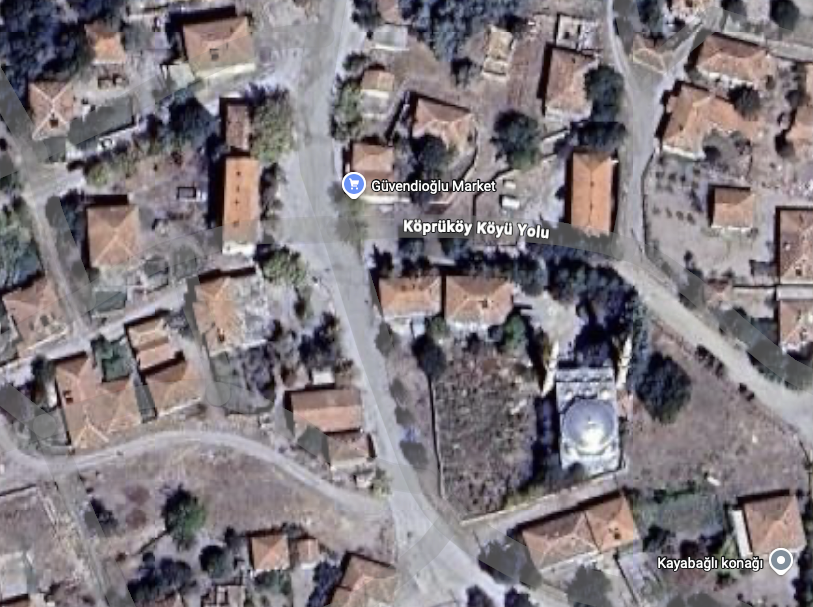
#> input picture docs/reference/01-harita-merkez-guvendioglu-market.png, 813 x 607 px, found by its file name
$ python trace_roofs.py docs/reference/01-harita-merkez-guvendioglu-market.png
#> lines starting #> are read from the running program, lines starting #| are printed output that depends on the picture; after the words box and inside, x2 and y2 are one past the last pixel; in counts of white or black regions, pixels touching at a corner belong together
"""Detect tile roofs in the satellite screenshot docs/reference/01 and print them as the TRACED table
used by src/village_layout.js (image pixels: centre, size, long-axis angle).

    python3 tools/trace_roofs.py docs/reference/01-harita-merkez-guvendioglu-market.png

Red/brown roof pixels are thresholded, cleaned with morphological opening/closing, labelled, and each blob
is fitted with a PCA-oriented rectangle (2nd..98th percentile extents). Flat white roofs are not detected
and were added by hand.
"""
import sys, math, json
import numpy as np
from PIL import Image
from scipy import ndimage

path = sys.argv[1] if len(sys.argv) > 1 else 'docs/reference/01-harita-merkez-guvendioglu-market.png'
im = Image.open(path).convert('RGB')
a = np.asarray(im).astype(float); r, g, b = a[..., 0], a[..., 1], a[..., 2]
#> after `r, g, b = (a[..., 0], a[..., 1], a[..., 2])`:
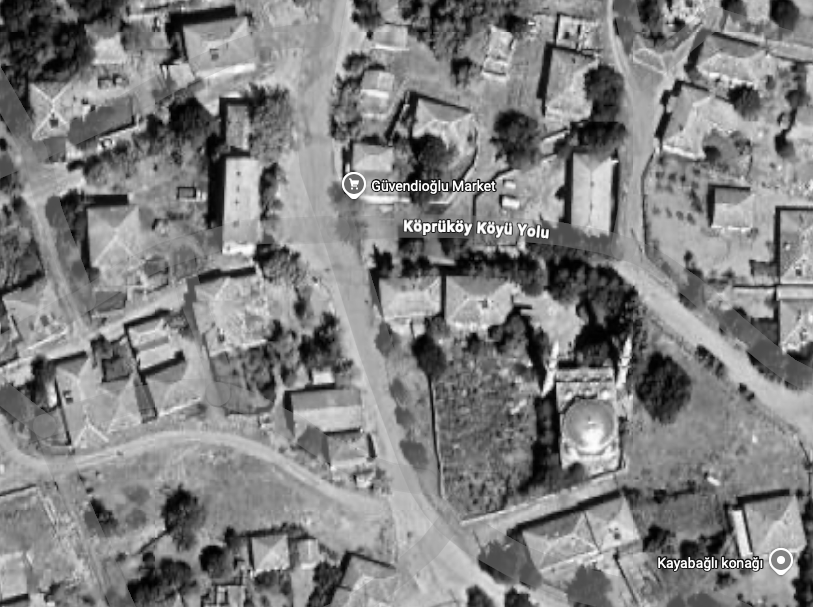
#> r: shape (607, 813) float64; min 0, max 255, mean 128.5
#> after `r, g, b = (a[..., 0], a[..., 1], a[..., 2])`:
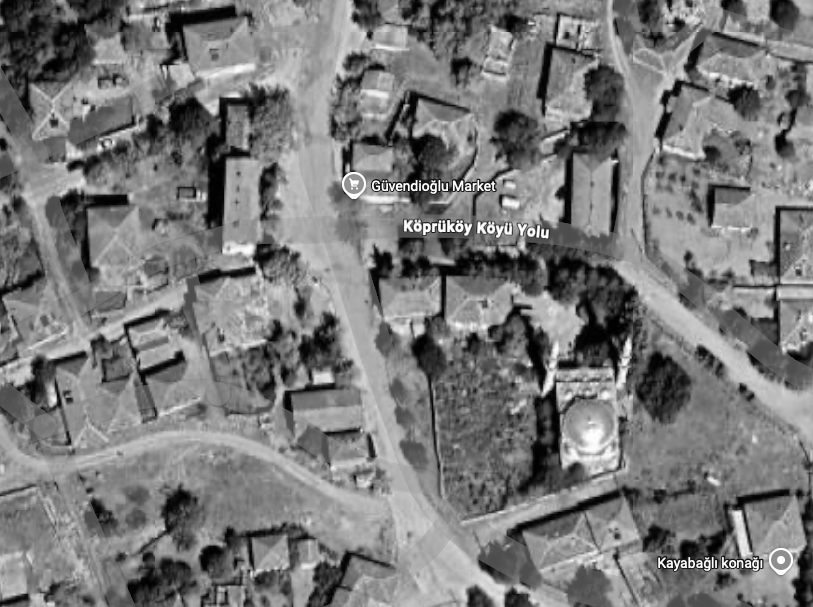
#> g: shape (607, 813) float64; min 0, max 255, mean 121.8
#> after `r, g, b = (a[..., 0], a[..., 1], a[..., 2])`:
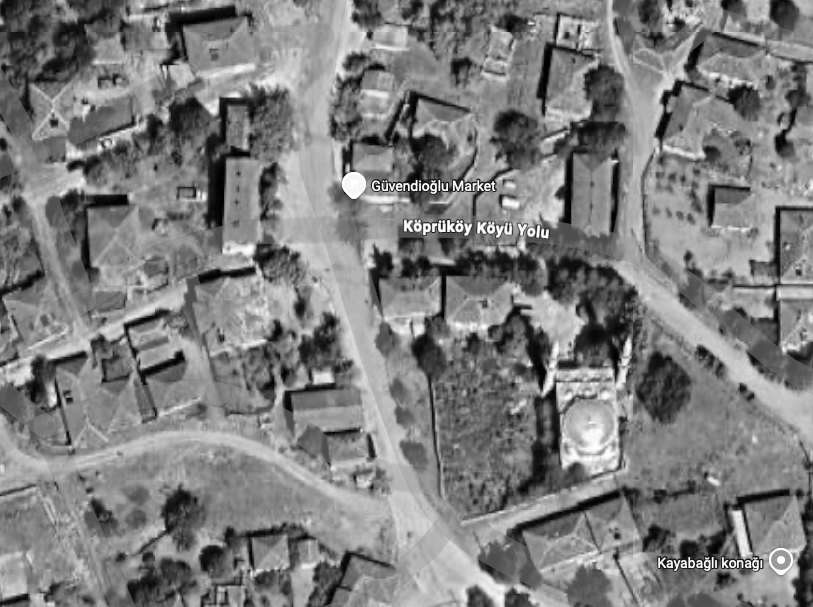
#> b: shape (607, 813) float64; min 0, max 255, mean 126.3
roof = (r > 95) & (r - g > 16) & (r - b > 16) & ((r - g) + (r - b) > 40)
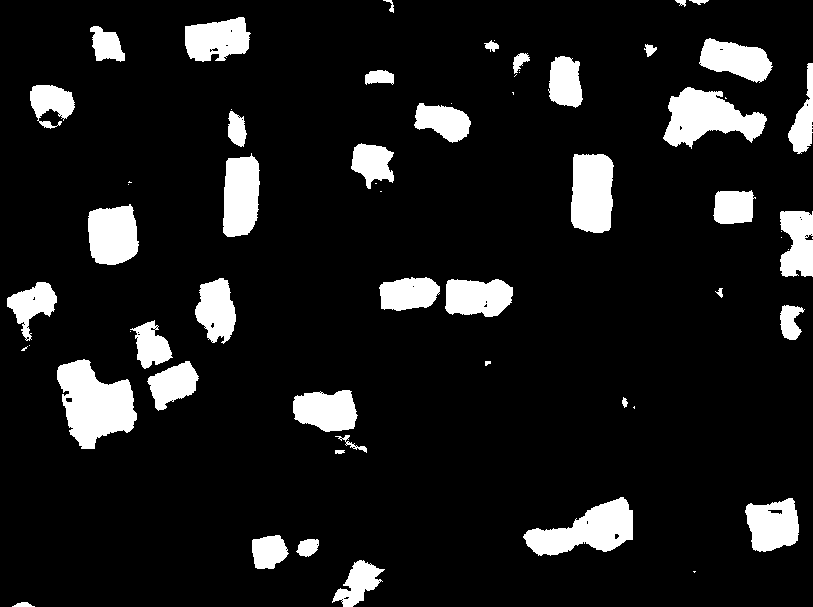
#> roof: shape (607, 813) bool; 10.7% white; 63 white regions (21 under 20 px), largest, box (x1, y1, x2, y2) and area: (57, 359, 137, 449) 4497, (663, 87, 767, 149) 3574, (523, 497, 633, 556) 3469
roof = ndimage.binary_opening(roof, iterations=1)
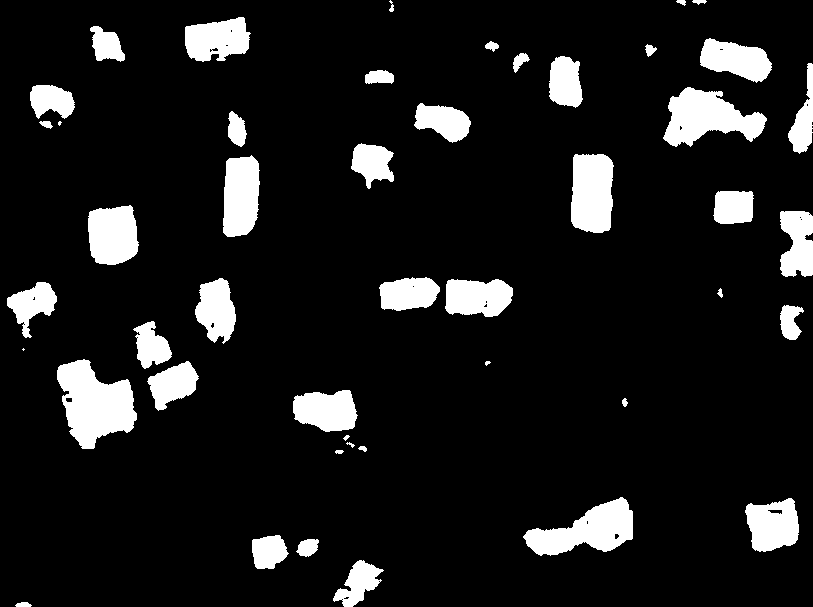
#> roof: shape (607, 813) bool; 10.6% white; 47 white regions (3 under 20 px), largest, box (x1, y1, x2, y2) and area: (57, 359, 137, 449) 4482, (663, 87, 767, 147) 3558, (523, 497, 633, 556) 3453
roof = ndimage.binary_closing(roof, iterations=2)
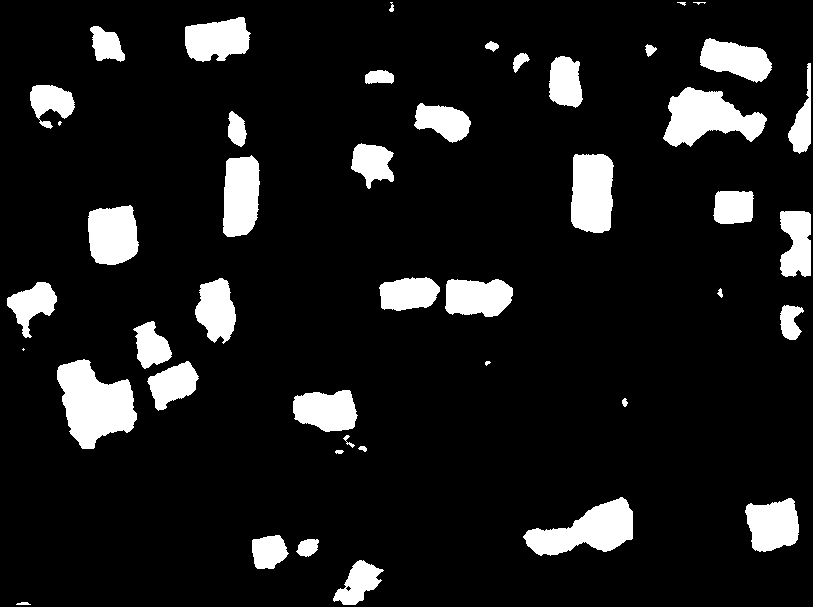
#> roof: shape (607, 813) bool; 10.6% white; 45 white regions (5 under 20 px), largest, box (x1, y1, x2, y2) and area: (57, 359, 137, 449) 4529, (663, 87, 767, 147) 3588, (523, 497, 633, 556) 3480
roof = ndimage.binary_fill_holes(roof)
lab, n = ndimage.label(roof)
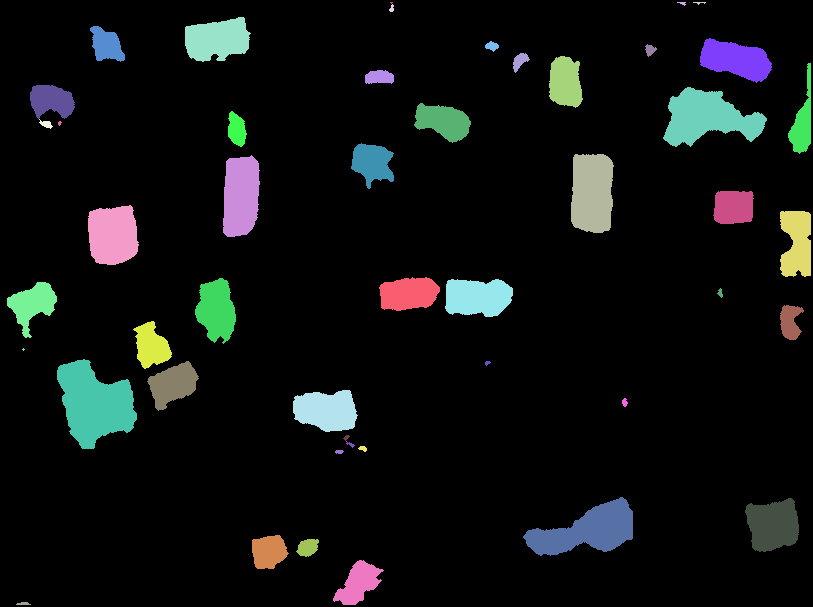
#> lab: shape (607, 813) int32; 51 distinct labels, from 0 to 50; one colour per label, 0 black
#> n = 50
rows = []
for i in range(1, n + 1):
    ys, xs = np.nonzero(lab == i)
    if len(xs) < 140: continue
    cx, cy = xs.mean(), ys.mean()
    cov = np.cov(np.vstack([xs, ys])); w_, v = np.linalg.eigh(cov); ax = v[:, 1]; ang = math.atan2(ax[1], ax[0])
    c, s = math.cos(ang), math.sin(ang)
    u = (xs - cx) * c + (ys - cy) * s; vv = -(xs - cx) * s + (ys - cy) * c
    L = np.percentile(u, 98.5) - np.percentile(u, 1.5); D = np.percentile(vv, 98.5) - np.percentile(vv, 1.5)
    rows.append((round(float(cx), 1), round(float(cy), 1), round(float(L), 1), round(float(D), 1), round(ang, 3), int(len(xs)), round(len(xs) / (L * D + 1), 2)))
#> this loop made 50 passes
#> (cx, cy, cov, w_, v, ang, c, s) on passes 5, 6, 7, 10, 11: (216.6, 39.13, [[312.5, -33.59], [-33.59, 111.1]], [105.6, 318], [[-0.16, -0.987], [-0.987, 0.16]], 2.98, -0.987, 0.16), (106.1, 44.57, [[72.55, 29.58], [29.58, 81.61]], [47.15, 107], [[-0.759, 0.651], [0.651, 0.759]], 0.861, 0.651, 0.759), (735.5, 59.36, [[372.1, 75.91], [75.91, 94.07]], [74.69, 391.5], [[0.247, -0.969], [-0.969, -0.247]], -2.89, -0.969, -0.247), (519.5, 60.69, [[17.27, -10.82], [-10.82, 21.44]], [8.34, 30.37], [[-0.771, -0.637], [-0.637, 0.771]], 2.26, -0.637, 0.771), (564.9, 81.9, [[73.65, 14.46], [14.46, 179.3]], [71.71, 181.3], [[-0.991, 0.133], [0.133, 0.991]], 1.44, 0.133, 0.991)
#> (ys, xs) on passes 1, 18, 34, 41: ([2, 2, 2, 3], [390, 391, 392, 391]), ([119], [39]), ([348, 349, 349, 349, 350], [23, 22, 23, 24, 23]), ([441], [346])
#> after the loop, rows = 31 items
rows.sort(key=lambda t: t[1])
for row in rows: print(f"  [{row[0]}, {row[1]}, {row[2]}, {row[3]}, {row[4]}, 1, 'h'],  // area {row[5]} fill {row[6]}")
#> this loop made 31 passes
#> row on passes 1 to 12: (216.6, 39.1, 60.3, 36, 2.98, 2207, 1.02), (106.1, 44.6, 41.7, 27.7, 0.861, 824, 0.71), (735.5, 59.4, 67.5, 30.2, -2.89, 2068, 1.01), (519.5, 60.7, 19.6, 11.2, 2.26, 178, 0.81), (378.9, 76.8, 28, 12.2, 3.13, 331, 0.97), (564.9, 81.9, 47.6, 30.3, 1.44, 1388, 0.96), (51.1, 100.1, 42.7, 29.7, -2.92, 1117, 0.88), (707.2, 117.3, 92.9, 52.3, -3.09, 3588, 0.74), (443, 121, 52.8, 29.4, -2.84, 1455, 0.94), (802.4, 121.9, 84.2, 20, 1.72, 964, 0.57), (236.4, 129.2, 32.9, 16.7, 1.37, 477, 0.87), (372, 162.5, 45.1, 37.5, -2.47, 1268, 0.75)
#|   [216.6, 39.1, 60.3, 36.0, 2.981, 1, 'h'],  // area 2207 fill 1.02
#|   [106.1, 44.6, 41.7, 27.7, 0.861, 1, 'h'],  // area 824 fill 0.71
#|   [735.5, 59.4, 67.5, 30.2, -2.892, 1, 'h'],  // area 2068 fill 1.01
#|   [519.5, 60.7, 19.6, 11.2, 2.261, 1, 'h'],  // area 178 fill 0.81
#|   [378.9, 76.8, 28.0, 12.2, 3.126, 1, 'h'],  // area 331 fill 0.97
#|   [564.9, 81.9, 47.6, 30.3, 1.437, 1, 'h'],  // area 1388 fill 0.96
#|   [51.1, 100.1, 42.7, 29.7, -2.917, 1, 'h'],  // area 1117 fill 0.88
#|   [707.2, 117.3, 92.9, 52.3, -3.09, 1, 'h'],  // area 3588 fill 0.74
#> (further printed lines are left out)
print(f"// {len(rows)} roofs", file=sys.stderr)

$ run again, with docs/reference/02-eski-belediye-binasi-ve-ataturk-heykeli.png copied over docs/reference/01-harita-merkez-guvendioglu-market.png
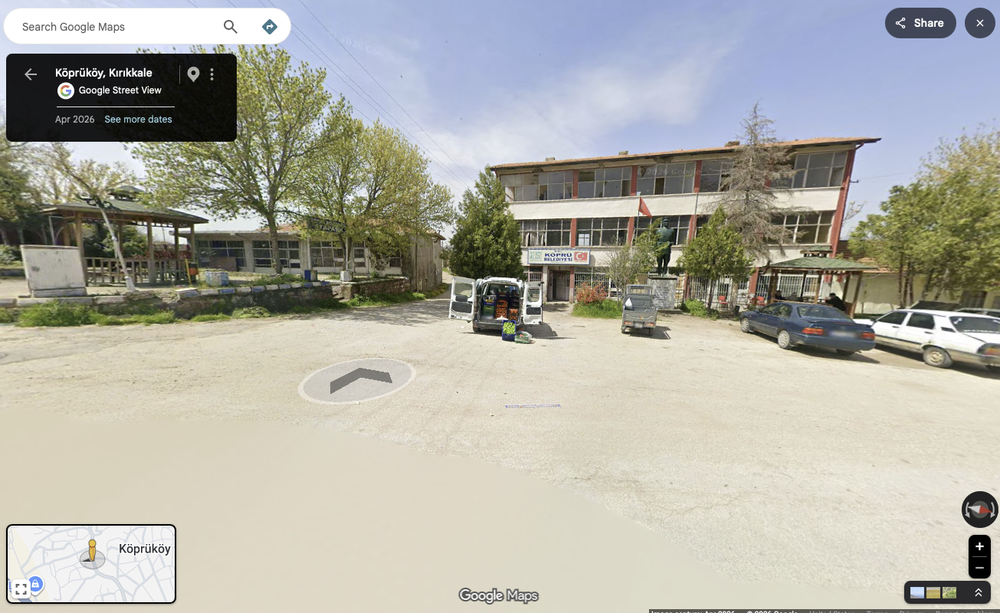
#> input picture docs/reference/02-eski-belediye-binasi-ve-ataturk-heykeli.png, 1000 x 613 px, shrunk from 1305 x 800 before the run, found by its file name
#> `r, g, b = (a[..., 0], a[..., 1], a[..., 2])`:
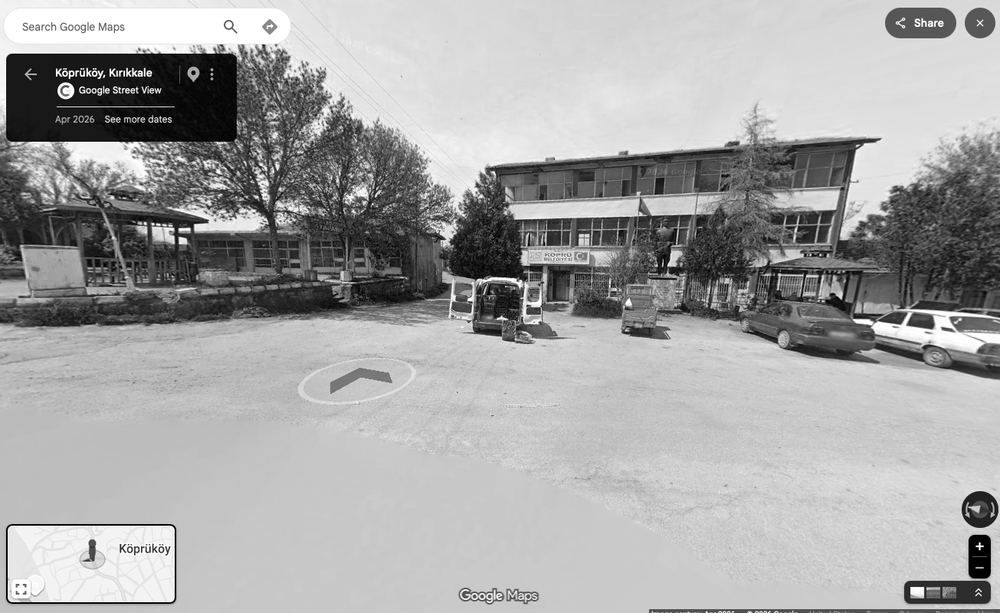
#> b: shape (613, 1000) float64; min 0, max 255, mean 164.8
#> `roof = ndimage.binary_opening(roof, iterations=1)`:
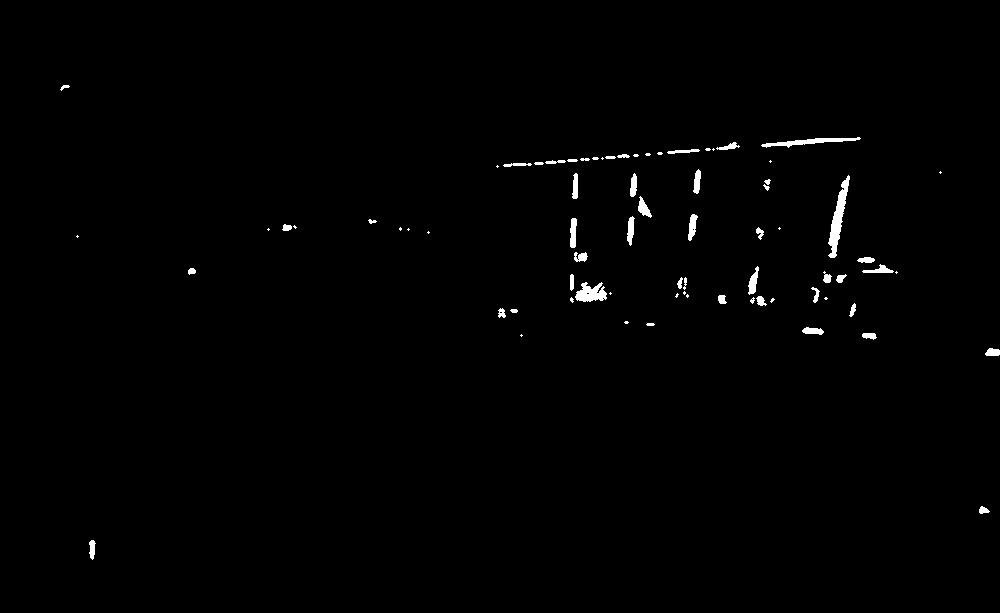
#> roof: shape (613, 1000) bool; 0.81% white; 75 white regions (28 under 20 px), largest, box (x1, y1, x2, y2) and area: (828, 175, 850, 258) 660, (575, 282, 607, 302) 413, (761, 137, 861, 148) 402
#> lab: shape (613, 1000) int32; 72 distinct labels, from 0 to 71
#> n = 71
#> the loop `for i in range(1, n + 1):` made 71 passes
#> (ys, xs) on passes 5, 13, 18, 21, 23: ([148, 149, 149, 149, 150], [713, 712, 713, 714, 713]), ([157, 158, 158, 158, 159], [602, 601, 602, 603, 602]), ([160, 161, 161, 161, 162], [770, 769, 770, 771, 770]), ([165, 166, 166, 166, 167], [497, 496, 497, 498, 497]), ([171, 172, 172, 172, 173], [940, 939, 940, 941, 940])
#> after the loop `for i in range(1, n + 1):`: rows = 8 items
#> the loop `for row in rows: print(f"  [{row[0]}, {row[1]}, {row[2]}, {row[3]}, {r..` made 8 passes
#> row on passes 1 to 8: (809, 141.4, 95.1, 4.8, 3.07, 402, 0.89), (643.4, 207.9, 21.3, 8.8, 1.1, 150, 0.8), (837.9, 217.9, 79, 9.3, 1.76, 665, 0.9), (691.9, 226.2, 25.1, 6.7, 1.73, 162, 0.96), (630.3, 229.8, 27, 5.8, 1.65, 153, 0.97), (572.9, 232.5, 28.9, 5.7, 1.61, 169, 1.03), (753, 281.8, 27.2, 7.4, 1.81, 167, 0.83), (589.9, 293.1, 34.1, 18.1, 2.99, 460, 0.74)
#> (printed output is left out)
